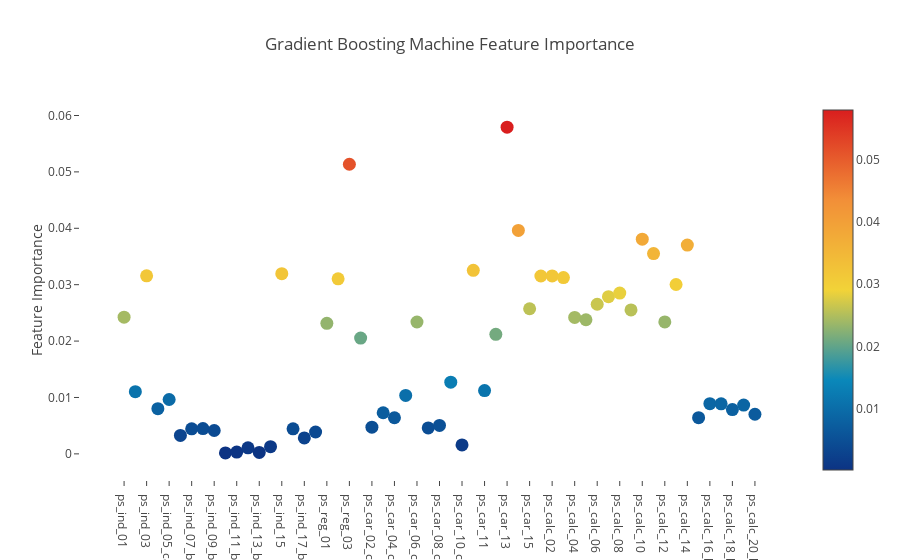

Source (notebook cell):
### Code cell
from sklearn.ensemble import RandomForestClassifier

rfc_draw = RandomForestClassifier()
rfc_draw.fit(data.drop(['id','target'],axis=1).fillna(-1), data.target)
features = data.drop(['id', 'target'],axis=1).columns.values
feature_scatter(rfc_draw, features)

### Figure 1 — Plotly figure (JSON) as saved in the notebook; plotly's stock layout.template omitted (floating-point values rounded to 4 significant figures)
{"data": [{"marker": {"color": [0.02424, 0.01104, 0.03158, 0.008021, 0.009643, 0.003278, 0.004443, 0.004482, 0.004147, 0.0001753, 0.0003133, 0.001062, 0.000263, 0.001279, 0.03195, 0.004435, 0.002822, 0.003873, 0.02315, 0.03103, 0.05136, 0.02053, 0.004732, 0.007291, 0.006403, 0.01037, 0.02339, 0.004593, 0.005037, 0.01272, 0.001585, 0.03255, 0.01122, 0.0212, 0.05794, 0.03963, 0.02573, 0.03154, 0.03155, 0.03127, 0.02419, 0.02378, 0.02653, 0.02788, 0.02851, 0.02552, 0.03807, 0.03552, 0.02339, 0.03003, 0.03702, 0.006422, 0.008893, 0.008878, 0.007848, 0.00865, 0.007026], "colorscale": "Portland", "showscale": true, "size": 13, "sizemode": "diameter", "sizeref": 1}, "mode": "markers", "text": ["ps_ind_01", "ps_ind_02_cat", "ps_ind_03", "ps_ind_04_cat", "ps_ind_05_cat", "ps_ind_06_bin", "ps_ind_07_bin", "ps_ind_08_bin", "ps_ind_09_bin", "ps_ind_10_bin", "ps_ind_11_bin", "ps_ind_12_bin", "ps_ind_13_bin", "ps_ind_14", "ps_ind_15", "ps_ind_16_bin", "ps_ind_17_bin", "ps_ind_18_bin", "ps_reg_01", "ps_reg_02", "ps_reg_03", "ps_car_01_cat", "ps_car_02_cat", "ps_car_03_cat", "ps_car_04_cat", "ps_car_05_cat", "ps_car_06_cat", "ps_car_07_cat", "ps_car_08_cat", "ps_car_09_cat", "ps_car_10_cat", "ps_car_11_cat", "ps_car_11", "ps_car_12", "ps_car_13", "ps_car_14", "ps_car_15", "ps_calc_01", "ps_calc_02", "ps_calc_03", "ps_calc_04", "ps_calc_05", "ps_calc_06", "ps_calc_07", "ps_calc_08", "ps_calc_09", "ps_calc_10", "ps_calc_11", "ps_calc_12", "ps_calc_13", "ps_calc_14", "ps_calc_15_bin", "ps_calc_16_bin", "ps_calc_17_bin", "ps_calc_18_bin", "ps_calc_19_bin", "ps_calc_20_bin"], "type": "scatter", "x": ["ps_ind_01", "ps_ind_02_cat", "ps_ind_03", "ps_ind_04_cat", "ps_ind_05_cat", "ps_ind_06_bin", "ps_ind_07_bin", "ps_ind_08_bin", "ps_ind_09_bin", "ps_ind_10_bin", "ps_ind_11_bin", "ps_ind_12_bin", "ps_ind_13_bin", "ps_ind_14", "ps_ind_15", "ps_ind_16_bin", "ps_ind_17_bin", "ps_ind_18_bin", "ps_reg_01", "ps_reg_02", "ps_reg_03", "ps_car_01_cat", "ps_car_02_cat", "ps_car_03_cat", "ps_car_04_cat", "ps_car_05_cat", "ps_car_06_cat", "ps_car_07_cat", "ps_car_08_cat", "ps_car_09_cat", "ps_car_10_cat", "ps_car_11_cat", "ps_car_11", "ps_car_12", "ps_car_13", "ps_car_14", "ps_car_15", "ps_calc_01", "ps_calc_02", "ps_calc_03", "ps_calc_04", "ps_calc_05", "ps_calc_06", "ps_calc_07", "ps_calc_08", "ps_calc_09", "ps_calc_10", "ps_calc_11", "ps_calc_12", "ps_calc_13", "ps_calc_14", "ps_calc_15_bin", "ps_calc_16_bin", "ps_calc_17_bin", "ps_calc_18_bin", "ps_calc_19_bin", "ps_calc_20_bin"], "y": [0.02424, 0.01104, 0.03158, 0.008021, 0.009643, 0.003278, 0.004443, 0.004482, 0.004147, 0.0001753, 0.0003133, 0.001062, 0.000263, 0.001279, 0.03195, 0.004435, 0.002822, 0.003873, 0.02315, 0.03103, 0.05136, 0.02053, 0.004732, 0.007291, 0.006403, 0.01037, 0.02339, 0.004593, 0.005037, 0.01272, 0.001585, 0.03255, 0.01122, 0.0212, 0.05794, 0.03963, 0.02573, 0.03154, 0.03155, 0.03127, 0.02419, 0.02378, 0.02653, 0.02788, 0.02851, 0.02552, 0.03807, 0.03552, 0.02339, 0.03003, 0.03702, 0.006422, 0.008893, 0.008878, 0.007848, 0.00865, 0.007026]}], "layout": {"autosize": true, "hovermode": "closest", "showlegend": false, "title": "Gradient Boosting Machine Feature Importance", "xaxis": {"showgrid": false, "showline": false, "ticklen": 5, "zeroline": false}, "yaxis": {"gridwidth": 2, "showgrid": false, "ticklen": 5, "title": "Feature Importance", "zeroline": false}}}
